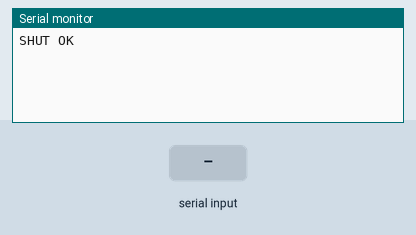
The sketch below on a simulated Arduino Uno, built with avr-gcc and run on an emulated ATmega328P. On the bench: the last lines printed to the serial monitor. The test bench sets the inputs (shaded band). The modem accepts every AT command (registered, SIM ready, sends succeed) and sends nothing else.

Above: at 1.7 s.
1.8 s: "1" received over the second serial link
At 3.2 s:
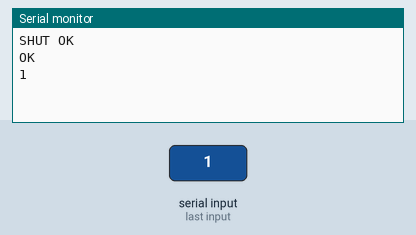
4.0 s: "0" received over the second serial link
At 4.9 s:
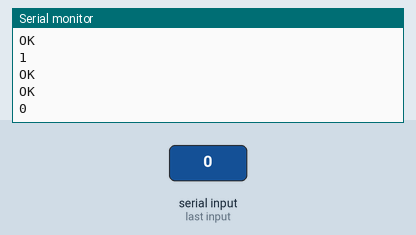
7.2 s: "2" received over the second serial link
At 8.7 s:
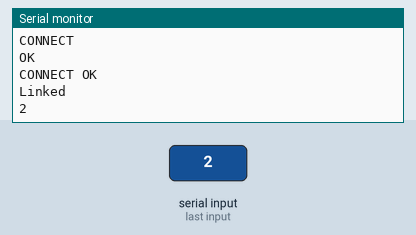
Timing chart, 0 to 10.2 s (numbered marks = the images above; inputs shaded):
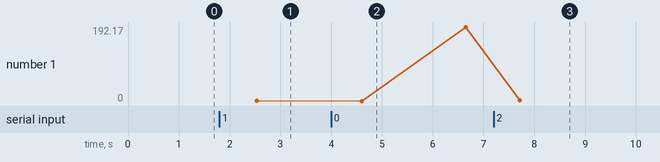

Measured:
- after the input at 1.8 s, the serial monitor: prints a new line after 0.73 s (image 1)
- after the input at 4.0 s, the serial monitor: prints a new line after 0.61 s (image 2)
- after the input at 7.2 s, the serial monitor: prints a new line after 0.51 s (image 3)
- plotted number 1: 192.17 → 2 after the input at 7.2 s

The sketch:

GSM_SIM900.ino
```cpp
#include <SoftwareSerial.h>

SoftwareSerial myGsm(7,8);
float temp;
int tempPin = 0;

void setup()
{
 myGsm.begin(9600);
 Serial.begin(9600);
 delay(500);
}

void loop()
{

myGsm.println("AT+CIPSHUT");
 delay(1000);
 printSerialData();

 myGsm.println("AT+CIPMUX=0");
 delay(1000);
 printSerialData();

 myGsm.println("AT+CGATT=1");
 delay(1000);
 printSerialData();


 myGsm.println("AT+CSTT=\"internet.itelcel.com\",\"webgprs\",\"webgprs2003\"");//setting the APN,2nd parameter empty works for all networks
 delay(1000);
 printSerialData();

 myGsm.println();
 myGsm.println("AT+CIICR");
 delay(1000);
 printSerialData();

 myGsm.println("AT+CIFSR"); //init the HTTP request
 delay(1000);
 printSerialData();

 myGsm.println("AT+CIPSTART=\"TCP\",\"201.156.91.13\",\"2900\"");
 delay(1000);
 printSerialData();
 delay(1000);

 myGsm.println("AT+CIPSEND");
 delay(1000);
 printSerialData();

sendtemp();
delay(1000);
myGsm.println("AT+CIPCLOSE");
printSerialData();

myGsm.println("AT+CIPSHUT");
delay(1000);
printSerialData();
}


void printSerialData()
{
 while(myGsm.available()!=0)
 Serial.write(myGsm.read());
}

void sendtemp()
{
  temp = analogRead(tempPin);
  temp = temp * 0.48828125;
  Serial.print("TEMPERATURE = ");
  Serial.print(temp);
  Serial.print("*C");
  Serial.println();
  delay(1000);
 myGsm.println(temp);
 delay(1000);
 printSerialData();
 myGsm.write(0x1A);
 delay(1000);
   printSerialData();


}
```
